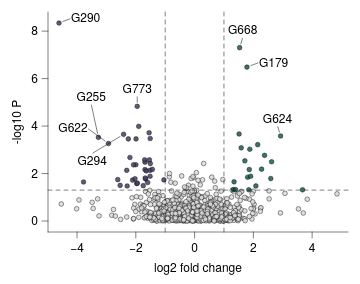

The Vega-Lite source for this figure:
### Vega-Lite specification from a JSON file in a GitHub repository (floating-point values rounded to 4 significant figures; data arrays with more than 128 entries replaced by an {"elided": "..."} marker saying what was removed)
{"background": null, "config": {"arc": {"fill": "#DBDBDB", "fillOpacity": 1.0, "innerRadius": 27.5, "padAngle": 0.03, "stroke": "black", "strokeOpacity": 1, "strokeWidth": 0.25}, "area": {"fill": "#DBDBDB", "fillOpacity": 1.0, "stroke": "black", "strokeOpacity": 1, "strokeWidth": 0.25}, "axis": {"domain": true, "domainCap": "round", "domainColor": "black", "domainWidth": 0.25, "grid": false, "gridCap": "round", "gridColor": "#F1F1F1", "gridDash": [0, 0], "gridOpacity": 1.0, "gridWidth": 0.25, "labelColor": "black", "labelFont": "Helvetica Neue, HelveticaNeue, Helvetica, Arial, sans-serif", "labelFontSize": 6, "labelFontStyle": "normal", "labelFontWeight": 400, "offset": 0, "ticks": true, "tickCap": "round", "tickColor": "black", "tickRound": false, "tickSize": 3, "tickWidth": 0.25, "titleColor": "black", "titleFont": "Helvetica Neue, HelveticaNeue, Helvetica, Arial, sans-serif", "titleFontSize": 6, "titleFontStyle": "normal", "titleFontWeight": 400}, "axisX": {"domain": true, "labelAlign": "center", "labelAngle": 0, "labels": true, "ticks": true, "translate": 0}, "axisY": {"domain": true, "labelAlign": "right", "labelAngle": 0, "labels": true, "ticks": true, "translate": 0}, "axisRight": {"domain": true, "labelAlign": "left", "labelAngle": 0, "labels": true, "ticks": true, "translate": 0}, "axisTop": {"domain": true, "labelAlign": "center", "labelAngle": 0, "labels": true, "ticks": true, "translate": 0}, "axisBand": {"tickOffset": 0}, "bar": {"fill": "#DBDBDB", "fillOpacity": 1.0, "stroke": "black", "strokeOpacity": 1, "strokeWidth": 0.25}, "boxplot": {"size": 9.9, "ticks": {"cornerRadius": 0.25, "fill": "black", "opacity": 1, "size": 4.95, "thickness": 0.25}, "box": {"fillOpacity": 1.0, "stroke": "black", "strokeOpacity": 1, "strokeWidth": 0.25}, "median": {"cornerRadius": 0, "fill": "black", "fillOpacity": 1.0, "opacity": 1, "size": 9.9, "thickness": 0.25}, "rule": {"fill": "black", "fillOpacity": 1.0, "size": 11.0, "stroke": "black", "strokeDash": [0, 0], "strokeOpacity": 1, "strokeWidth": 0.25}, "outliers": {"color": "black", "fill": "black", "fillOpacity": 1.0, "size": 0, "stroke": "black", "strokeOpacity": 1, "strokeWidth": 0.25}}, "circle": {"fill": "black", "fillOpacity": 1.0, "size": 1.375, "stroke": null, "strokeOpacity": 1, "strokeWidth": 0.25}, "errorband": {"band": {"fillOpacity": 0.6, "stroke": null, "strokeWidth": 0.25, "strokeOpacity": 1}, "borders": {"opacity": 0, "strokeOpacity": 1, "strokeWidth": 0.25}}, "errorbar": {"opacity": 1, "rule": {"strokeDash": [0, 0], "strokeWidth": 0.25}, "ticks": {"color": "black", "cornerRadius": 0.125, "opacity": 1, "size": 6.6, "thickness": 0.25}, "thickness": 0.25}, "font": "Helvetica Neue, HelveticaNeue, Helvetica, Arial, sans-serif", "geoshape": {"fill": "#DBDBDB", "fillOpacity": 1.0, "stroke": "black", "strokeOpacity": 1, "strokeWidth": 0.25}, "header": {"labelColor": "black", "labelFont": "Helvetica Neue, HelveticaNeue, Helvetica, Arial, sans-serif", "labelFontSize": 6, "labelFontStyle": "normal", "labelFontWeight": 400, "titleColor": "black", "titleFont": "Helvetica Neue, HelveticaNeue, Helvetica, Arial, sans-serif", "titleFontSize": 6, "titleFontStyle": "normal", "titleFontWeight": 400, "titlePadding": 0}, "legend": {"disable": false, "offset": 4.5, "titlePadding": 4, "labelOffset": 2, "gradientLabelOffset": 2, "columnPadding": 4, "rowPadding": 2, "gradientLength": 55.0, "gradientThickness": 5.5, "gradientOpacity": 1.0, "gradientStrokeColor": "black", "gradientStrokeWidth": 0.25, "labelColor": "black", "labelFont": "Helvetica Neue, HelveticaNeue, Helvetica, Arial, sans-serif", "labelFontSize": 6, "labelFontStyle": "normal", "labelFontWeight": 400, "strokeColor": "black", "strokeWidth": 0, "symbolSize": 36, "symbolStrokeColor": "black", "symbolStrokeWidth": 0.25, "titleColor": "black", "titleFont": "Helvetica Neue, HelveticaNeue, Helvetica, Arial, sans-serif", "titleFontSize": 6, "titleFontStyle": "normal", "titleFontWeight": 400}, "line": {"color": "black", "stroke": "black", "strokeCap": "butt", "strokeDash": [0, 0], "strokeOpacity": 1, "strokeWidth": 0.5}, "point": {"filled": true, "fill": "#DBDBDB", "fillOpacity": 1.0, "size": 5.5, "stroke": "black", "strokeOpacity": 1, "strokeWidth": 0.25}, "range": {"category": ["#B2B2B2", "#4A7CD3", "#008542", "#664CAF", "#509F98", "#636363", "#284F93", "#005226", "#382864", "#285753"], "diverging": {"scheme": ["#443E60", "#5F597E", "#7C759B", "#9994B6", "#B7B4CC", "#D6D5DC", "#F6F6F6", "#D1DAD9", "#A4C2BF", "#7AA9A4", "#578E89", "#37736E", "#1B5954"]}, "heatmap": {"scheme": ["#440154", "#472270", "#433E82", "#38598C", "#2C728E", "#238A8D", "#24A086", "#39B578", "#5DC862", "#96D646", "#CAE02D", "#FDE724"]}, "ordinal": {"scheme": ["#F1F1F1", "#DBDBDB", "#C6C6C6", "#B2B2B2", "#9D9D9D", "#898989", "#767676", "#636363", "#515151", "#404040", "#2F2F2F", "#1F1F1F"]}, "ramp": {"scheme": ["#440154", "#472270", "#433E82", "#38598C", "#2C728E", "#238A8D", "#24A086", "#39B578", "#5DC862", "#96D646", "#CAE02D", "#FDE724"]}}, "rule": {"color": "black", "stroke": "black", "strokeCap": "round", "strokeDash": [2, 2], "strokeOpacity": 1, "strokeWidth": 0.25}, "scale": {"barBandPaddingInner": 0.1, "rectBandPaddingInner": 0, "tickBandPaddingInner": 0.1, "bandPaddingOuter": 0.1, "bandWithNestedOffsetPaddingInner": 0.2, "bandWithNestedOffsetPaddingOuter": 0.2, "offsetBandPaddingInner": 0, "offsetBandPaddingOuter": 0, "continuousPadding": 5.5, "round": false}, "rect": {"fill": "#DBDBDB", "fillOpacity": 1.0, "stroke": "black", "strokeOpacity": 1, "strokeWidth": 0.25}, "square": {"fill": "#DBDBDB", "fillOpacity": 1.0, "size": 11.0, "stroke": "black", "strokeOpacity": 1, "strokeWidth": 0.25}, "text": {"color": "black", "font": "Helvetica Neue, HelveticaNeue, Helvetica, Arial, sans-serif", "fontSize": 6, "fontStyle": "normal", "fontWeight": 400}, "tick": {"color": "black", "cornerRadius": 0.125, "opacity": 1.0, "size": 9.9, "thickness": 0.25}, "title": {"anchor": "middle", "frame": "group", "color": "black", "font": "Helvetica Neue, HelveticaNeue, Helvetica, Arial, sans-serif", "fontSize": 6, "fontStyle": "normal", "fontWeight": 400, "subtitleColor": "black", "subtitleFont": "Helvetica Neue, HelveticaNeue, Helvetica, Arial, sans-serif", "subtitleFontSize": 6, "subtitleFontStyle": "normal", "subtitleFontWeight": 400}, "trail": {"color": "black", "opacity": 1, "size": 0.5}, "view": {"continuousWidth": 150, "continuousHeight": 110, "discreteWidth": 150, "discreteHeight": 110, "fill": null, "stroke": null, "strokeWidth": 0.25}}, "layer": [{"data": {"name": "data-89c060c72859b0c41b1a176ead185f7e"}, "mark": {"type": "point", "opacity": 0.85}, "encoding": {"color": {"condition": {"test": "datum.significance === 'Non-differential'", "value": "#DBDBDB"}, "field": "__dysonsphere_volcano_significance_score", "legend": null, "scale": {"domain": [-1, 1], "domainMid": 0}, "type": "quantitative"}, "x": {"field": "log2fc", "title": "log2 fold change", "type": "quantitative", "scale": {"nice": false}}, "y": {"field": "neglog10p", "title": "-log10 P", "type": "quantitative", "scale": {"nice": false}}}, "transform": [{"calculate": "datum.significance === 'Gained' ? 1 : datum.significance === 'Lost' ? -1 : 0", "as": "__dysonsphere_volcano_significance_score"}]}, {"data": {"values": [{"__dysonsphere__": 1}]}, "mark": {"type": "rule", "opacity": 1.0}, "encoding": {"x": {"datum": -1.0}}}, {"data": {"values": [{"__dysonsphere__": 1}]}, "mark": {"type": "rule", "opacity": 1.0}, "encoding": {"x": {"datum": 1.0}}}, {"data": {"values": [{"__dysonsphere__": 1}]}, "mark": {"type": "rule", "opacity": 1.0}, "encoding": {"y": {"datum": 1.301}}}, {"layer": [{"data": {"values": [{"__dysonsphere__": 1}]}, "mark": {"type": "rule", "strokeDash": [0, 0]}, "encoding": {"x": {"datum": 1.911, "scale": {"domain": [-4.614, 4.847]}}, "x2": {"datum": 2.157}, "y": {"datum": 6.546, "scale": {"domain": [0.000247, 8.343]}}, "y2": {"datum": 6.662}}}, {"data": {"values": [{"__dysonsphere__": 1}]}, "mark": {"type": "text", "align": "left", "baseline": "middle", "fontSize": 6}, "encoding": {"text": {"value": "G179"}, "x": {"datum": 2.188, "scale": {"domain": [-4.614, 4.847]}}, "y": {"datum": 6.677, "scale": {"domain": [0.000247, 8.343]}}}}, {"data": {"values": [{"__dysonsphere__": 1}]}, "mark": {"type": "rule", "strokeDash": [0, 0]}, "encoding": {"x": {"datum": -3.302, "scale": {"domain": [-4.614, 4.847]}}, "x2": {"datum": -3.509}, "y": {"datum": 3.69, "scale": {"domain": [0.000247, 8.343]}}, "y2": {"datum": 4.882}}}, {"data": {"values": [{"__dysonsphere__": 1}]}, "mark": {"type": "text", "align": "center", "baseline": "middle", "fontSize": 6}, "encoding": {"text": {"value": "G255"}, "x": {"datum": -3.516, "scale": {"domain": [-4.614, 4.847]}}, "y": {"datum": 5.217, "scale": {"domain": [0.000247, 8.343]}}}}, {"data": {"values": [{"__dysonsphere__": 1}]}, "mark": {"type": "rule", "strokeDash": [0, 0]}, "encoding": {"x": {"datum": -4.485, "scale": {"domain": [-4.614, 4.847]}}, "x2": {"datum": -4.239}, "y": {"datum": 8.404, "scale": {"domain": [0.000247, 8.343]}}, "y2": {"datum": 8.52}}}, {"data": {"values": [{"__dysonsphere__": 1}]}, "mark": {"type": "text", "align": "left", "baseline": "middle", "fontSize": 6}, "encoding": {"text": {"value": "G290"}, "x": {"datum": -4.207, "scale": {"domain": [-4.614, 4.847]}}, "y": {"datum": 8.535, "scale": {"domain": [0.000247, 8.343]}}}}, {"data": {"values": [{"__dysonsphere__": 1}]}, "mark": {"type": "rule", "strokeDash": [0, 0]}, "encoding": {"x": {"datum": -2.532, "scale": {"domain": [-4.614, 4.847]}}, "x2": {"datum": -3.458}, "y": {"datum": 3.564, "scale": {"domain": [0.000247, 8.343]}}, "y2": {"datum": 2.864}}}, {"data": {"values": [{"__dysonsphere__": 1}]}, "mark": {"type": "text", "align": "center", "baseline": "middle", "fontSize": 6}, "encoding": {"text": {"value": "G294"}, "x": {"datum": -3.487, "scale": {"domain": [-4.614, 4.847]}}, "y": {"datum": 2.548, "scale": {"domain": [0.000247, 8.343]}}}}, {"data": {"values": [{"__dysonsphere__": 1}]}, "mark": {"type": "rule", "strokeDash": [0, 0]}, "encoding": {"x": {"datum": -3.042, "scale": {"domain": [-4.614, 4.847]}}, "x2": {"datum": -3.612}, "y": {"datum": 3.365, "scale": {"domain": [0.000247, 8.343]}}, "y2": {"datum": 3.878}}}, {"data": {"values": [{"__dysonsphere__": 1}]}, "mark": {"type": "text", "align": "right", "baseline": "middle", "fontSize": 6}, "encoding": {"text": {"value": "G622"}, "x": {"datum": -3.639, "scale": {"domain": [-4.614, 4.847]}}, "y": {"datum": 3.902, "scale": {"domain": [0.000247, 8.343]}}}}, {"data": {"values": [{"__dysonsphere__": 1}]}, "mark": {"type": "rule", "strokeDash": [0, 0]}, "encoding": {"x": {"datum": 2.888, "scale": {"domain": [-4.614, 4.847]}}, "x2": {"datum": 2.832}, "y": {"datum": 3.745, "scale": {"domain": [0.000247, 8.343]}}, "y2": {"datum": 3.974}}}, {"data": {"values": [{"__dysonsphere__": 1}]}, "mark": {"type": "text", "align": "center", "baseline": "middle", "fontSize": 6}, "encoding": {"text": {"value": "G624"}, "x": {"datum": 2.823, "scale": {"domain": [-4.614, 4.847]}}, "y": {"datum": 4.307, "scale": {"domain": [0.000247, 8.343]}}}}, {"data": {"values": [{"__dysonsphere__": 1}]}, "mark": {"type": "rule", "strokeDash": [0, 0]}, "encoding": {"x": {"datum": 1.573, "scale": {"domain": [-4.614, 4.847]}}, "x2": {"datum": 1.628}, "y": {"datum": 7.465, "scale": {"domain": [0.000247, 8.343]}}, "y2": {"datum": 7.694}}}, {"data": {"values": [{"__dysonsphere__": 1}]}, "mark": {"type": "text", "align": "center", "baseline": "middle", "fontSize": 6}, "encoding": {"text": {"value": "G668"}, "x": {"datum": 1.638, "scale": {"domain": [-4.614, 4.847]}}, "y": {"datum": 8.027, "scale": {"domain": [0.000247, 8.343]}}}}, {"data": {"values": [{"__dysonsphere__": 1}]}, "mark": {"type": "rule", "strokeDash": [0, 0]}, "encoding": {"x": {"datum": -1.952, "scale": {"domain": [-4.614, 4.847]}}, "x2": {"datum": -1.952}, "y": {"datum": 5.001, "scale": {"domain": [0.000247, 8.343]}}, "y2": {"datum": 5.232}}}, {"data": {"values": [{"__dysonsphere__": 1}]}, "mark": {"type": "text", "align": "center", "baseline": "middle", "fontSize": 6}, "encoding": {"text": {"value": "G773"}, "x": {"datum": -1.952, "scale": {"domain": [-4.614, 4.847]}}, "y": {"datum": 5.568, "scale": {"domain": [0.000247, 8.343]}}}}]}], "name": "__dysonsphere_ext_biology_1", "resolve": {"scale": {"color": "independent"}}, "$schema": "https://vega.github.io/schema/vega-lite/v6.4.1.json", "datasets": {"data-89c060c72859b0c41b1a176ead185f7e": {"elided": "800 records"}}}
